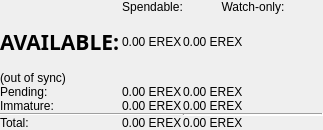
        <widget class="QFrame" name="frame">
         <property name="maximumSize">
          <size>
           <width>365</width>
           <height>16777215</height>
          </size>
         </property>
         <property name="frameShape">
          <enum>QFrame::NoFrame</enum>
         </property>
         <property name="frameShadow">
          <enum>QFrame::Plain</enum>
         </property>
         <property name="lineWidth">
          <number>0</number>
         </property>
         <layout class="QVBoxLayout" name="verticalLayout_4">
          <property name="spacing">
           <number>0</number>
          </property>
          <property name="leftMargin">
           <number>0</number>
          </property>
          <property name="topMargin">
           <number>0</number>
          </property>
          <property name="rightMargin">
           <number>0</number>
          </property>
          <property name="bottomMargin">
           <number>0</number>
          </property>
          <item>
           <layout class="QGridLayout" name="gridLayout" rowstretch="0,0,0,0,0,0,0,0,0,0">
            <property name="spacing">
             <number>0</number>
            </property>
            <item row="7" column="0">
             <widget class="QLabel" name="labelImmatureText">
              <property name="text">
               <string>Immature:</string>
              </property>
              <property name="indent">
               <number>0</number>
              </property>
             </widget>
            </item>
            <item row="5" column="0">
             <widget class="QLabel" name="labelWalletStatus">
              <property name="cursor">
               <cursorShape>WhatsThisCursor</cursorShape>
              </property>
              <property name="toolTip">
               <string>The displayed information may be out of date. Your wallet automatically synchronizes with the EREX network after a connection is established, but this process has not completed yet.</string>
              </property>
              <property name="text">
               <string notr="true">(out of sync)</string>
              </property>
              <property name="alignment">
               <set>Qt::AlignLeading|Qt::AlignLeft|Qt::AlignVCenter</set>
              </property>
              <property name="indent">
               <number>0</number>
              </property>
             </widget>
            </item>
            <item row="6" column="0">
             <widget class="QLabel" name="labelPendingText">
              <property name="text">
               <string>Pending:</string>
              </property>
              <property name="indent">
               <number>0</number>
              </property>
             </widget>
            </item>
            <item row="7" column="2">
             <widget class="QLabel" name="labelWatchImmature">
              <property name="font">
               <font>
                <weight>50</weight>
                <bold>false</bold>
               </font>
              </property>
              <property name="cursor">
               <cursorShape>IBeamCursor</cursorShape>
              </property>
              <property name="toolTip">
               <string>Staked or masternode rewards in watch-only addresses that has not yet matured</string>
              </property>
              <property name="text">
               <string notr="true">0.00 EREX</string>
              </property>
              <property name="alignment">
               <set>Qt::AlignLeading|Qt::AlignLeft|Qt::AlignVCenter</set>
              </property>
              <property name="textInteractionFlags">
               <set>Qt::LinksAccessibleByMouse|Qt::TextSelectableByKeyboard|Qt::TextSelectableByMouse</set>
              </property>
             </widget>
            </item>
            <item row="5" column="1">
             <widget class="QLabel" name="labelWalletStatusSpacer1">
              <property name="text">
               <string/>
              </property>
             </widget>
            </item>
            <item row="6" column="2">
             <widget class="QLabel" name="labelWatchPending">
              <property name="font">
               <font>
                <weight>50</weight>
                <bold>false</bold>
               </font>
              </property>
              <property name="cursor">
               <cursorShape>IBeamCursor</cursorShape>
              </property>
              <property name="toolTip">
               <string>Unconfirmed transactions to watch-only addresses</string>
              </property>
              <property name="text">
               <string notr="true">0.00 EREX</string>
              </property>
              <property name="alignment">
               <set>Qt::AlignLeading|Qt::AlignLeft|Qt::AlignVCenter</set>
              </property>
              <property name="textInteractionFlags">
               <set>Qt::LinksAccessibleByMouse|Qt::TextSelectableByKeyboard|Qt::TextSelectableByMouse</set>
              </property>
             </widget>
            </item>
            <item row="0" column="2">
             <widget class="QLabel" name="labelWatchonly">
              <property name="text">
               <string>Watch-only:</string>
              </property>
              <property name="alignment">
               <set>Qt::AlignCenter</set>
              </property>
             </widget>
            </item>
            <item row="9" column="1">
             <widget class="QLabel" name="labelTotal">
              <property name="font">
               <font>
                <weight>50</weight>
                <bold>false</bold>
               </font>
              </property>
              <property name="cursor">
               <cursorShape>IBeamCursor</cursorShape>
              </property>
              <property name="toolTip">
               <string>Your current total balance</string>
              </property>
              <property name="text">
               <string notr="true">0.00 EREX</string>
              </property>
              <property name="alignment">
               <set>Qt::AlignLeading|Qt::AlignLeft|Qt::AlignVCenter</set>
              </property>
              <property name="textInteractionFlags">
               <set>Qt::LinksAccessibleByMouse|Qt::TextSelectableByKeyboard|Qt::TextSelectableByMouse</set>
              </property>
             </widget>
            </item>
            <item row="2" column="1">
             <widget class="QLabel" name="labelBalance">
              <property name="font">
               <font>
                <weight>50</weight>
                <bold>false</bold>
               </font>
              </property>
              <property name="cursor">
               <cursorShape>IBeamCursor</cursorShape>
              </property>
              <property name="toolTip">
               <string>Your current spendable balance</string>
              </property>
              <property name="text">
               <string notr="true">0.00 EREX</string>
              </property>
              <property name="alignment">
               <set>Qt::AlignLeading|Qt::AlignLeft|Qt::AlignVCenter</set>
              </property>
              <property name="textInteractionFlags">
               <set>Qt::LinksAccessibleByMouse|Qt::TextSelectableByKeyboard|Qt::TextSelectableByMouse</set>
              </property>
             </widget>
            </item>
            <item row="8" column="2">
             <widget class="Line" name="lineWatchBalance">
              <property name="sizePolicy">
               <sizepolicy hsizetype="Preferred" vsizetype="Fixed">
                <horstretch>0</horstretch>
                <verstretch>0</verstretch>
               </sizepolicy>
              </property>
              <property name="minimumSize">
               <size>
                <width>140</width>
                <height>0</height>
               </size>
              </property>
              <property name="baseSize">
               <size>
                <width>27</width>
                <height>2</height>
               </size>
              </property>
              <property name="lineWidth">
               <number>2</number>
              </property>
              <property name="orientation">
               <enum>Qt::Horizontal</enum>
              </property>
             </widget>
            </item>
            <item row="0" column="1">
             <widget class="QLabel" name="labelSpendable">
              <property name="text">
               <string>Spendable:</string>
              </property>
              <property name="alignment">
               <set>Qt::AlignCenter</set>
              </property>
             </widget>
            </item>
            <item row="7" column="1">
             <widget class="QLabel" name="labelImmature">
              <property name="font">
               <font>
                <weight>50</weight>
                <bold>false</bold>
               </font>
              </property>
              <property name="cursor">
               <cursorShape>IBeamCursor</cursorShape>
              </property>
              <property name="toolTip">
               <string>Staked or masternode rewards that has not yet matured</string>
              </property>
              <property name="text">
               <string notr="true">0.00 EREX</string>
              </property>
              <property name="alignment">
               <set>Qt::AlignLeading|Qt::AlignLeft|Qt::AlignVCenter</set>
              </property>
              <property name="textInteractionFlags">
               <set>Qt::LinksAccessibleByMouse|Qt::TextSelectableByKeyboard|Qt::TextSelectableByMouse</set>
              </property>
             </widget>
            </item>
            <item row="2" column="2">
             <widget class="QLabel" name="labelWatchAvailable">
              <property name="font">
               <font>
                <weight>50</weight>
                <bold>false</bold>
               </font>
              </property>
              <property name="cursor">
               <cursorShape>IBeamCursor</cursorShape>
              </property>
              <property name="toolTip">
               <string>Your current balance in watch-only addresses</string>
              </property>
              <property name="text">
               <string notr="true">0.00 EREX</string>
              </property>
              <property name="alignment">
               <set>Qt::AlignLeading|Qt::AlignLeft|Qt::AlignVCenter</set>
              </property>
              <property name="textInteractionFlags">
               <set>Qt::LinksAccessibleByMouse|Qt::TextSelectableByKeyboard|Qt::TextSelectableByMouse</set>
              </property>
             </widget>
            </item>
            <item row="8" column="0" colspan="2">
             <widget class="Line" name="lineSpendableBalance">
              <property name="orientation">
               <enum>Qt::Horizontal</enum>
              </property>
             </widget>
            </item>
            <item row="2" column="0">
             <layout class="QVBoxLayout" name="verticalLayout_5">
              <property name="spacing">
               <number>0</number>
              </property>
              <property name="sizeConstraint">
               <enum>QLayout::SetNoConstraint</enum>
              </property>
              <item>
               <widget class="QLabel" name="labelBalanceText">
                <property name="enabled">
                 <bool>true</bool>
                </property>
                <property name="minimumSize">
                 <size>
                  <width>122</width>
                  <height>55</height>
                 </size>
                </property>
                <property name="font">
                 <font>
                  <family>Volte</family>
                  <pointsize>16</pointsize>
                  <weight>75</weight>
                  <bold>true</bold>
                 </font>
                </property>
                <property name="lineWidth">
                 <number>0</number>
                </property>
                <property name="text">
                 <string>AVAILABLE:</string>
                </property>
                <property name="indent">
                 <number>0</number>
                </property>
               </widget>
              </item>
              <item>
               <widget class="QLabel" name="lineBalances">
                <property name="minimumSize">
                 <size>
                  <width>27</width>
                  <height>2</height>
                 </size>
                </property>
                <property name="maximumSize">
                 <size>
                  <width>27</width>
                  <height>2</height>
                 </size>
                </property>
                <property name="font">
                 <font>
                  <pointsize>1</pointsize>
                 </font>
                </property>
                <property name="text">
                 <string/>
                </property>
               </widget>
              </item>
             </layout>
            </item>
            <item row="6" column="1">
             <widget class="QLabel" name="labelUnconfirmed">
              <property name="font">
               <font>
                <weight>50</weight>
                <bold>false</bold>
               </font>
              </property>
              <property name="cursor">
               <cursorShape>IBeamCursor</cursorShape>
              </property>
              <property name="toolTip">
               <string>Total of transactions that have yet to be confirmed, and do not yet count toward the spendable balance</string>
              </property>
              <property name="text">
               <string notr="true">0.00 EREX</string>
              </property>
              <property name="alignment">
               <set>Qt::AlignLeading|Qt::AlignLeft|Qt::AlignVCenter</set>
              </property>
              <property name="textInteractionFlags">
               <set>Qt::LinksAccessibleByMouse|Qt::TextSelectableByKeyboard|Qt::TextSelectableByMouse</set>
              </property>
             </widget>
            </item>
            <item row="9" column="2">
             <widget class="QLabel" name="labelWatchTotal">
              <property name="font">
               <font>
                <weight>50</weight>
                <bold>false</bold>
               </font>
              </property>
              <property name="cursor">
               <cursorShape>IBeamCursor</cursorShape>
              </property>
              <property name="toolTip">
               <string>Current total balance in watch-only addresses</string>
              </property>
              <property name="text">
               <string notr="true">0.00 EREX</string>
              </property>
              <property name="alignment">
               <set>Qt::AlignLeading|Qt::AlignLeft|Qt::AlignVCenter</set>
              </property>
              <property name="textInteractionFlags">
               <set>Qt::LinksAccessibleByMouse|Qt::TextSelectableByKeyboard|Qt::TextSelectableByMouse</set>
              </property>
             </widget>
            </item>
            <item row="9" column="0">
             <widget class="QLabel" name="labelTotalText">
              <property name="text">
               <string>Total:</string>
              </property>
              <property name="indent">
               <number>0</number>
              </property>
             </widget>
            </item>
            <item row="5" column="2">
             <widget class="QLabel" name="labelWalletStatusSpacer2">
              <property name="text">
               <string/>
              </property>
             </widget>
            </item>
           </layout>
          </item>
         </layout>
        </widget>
